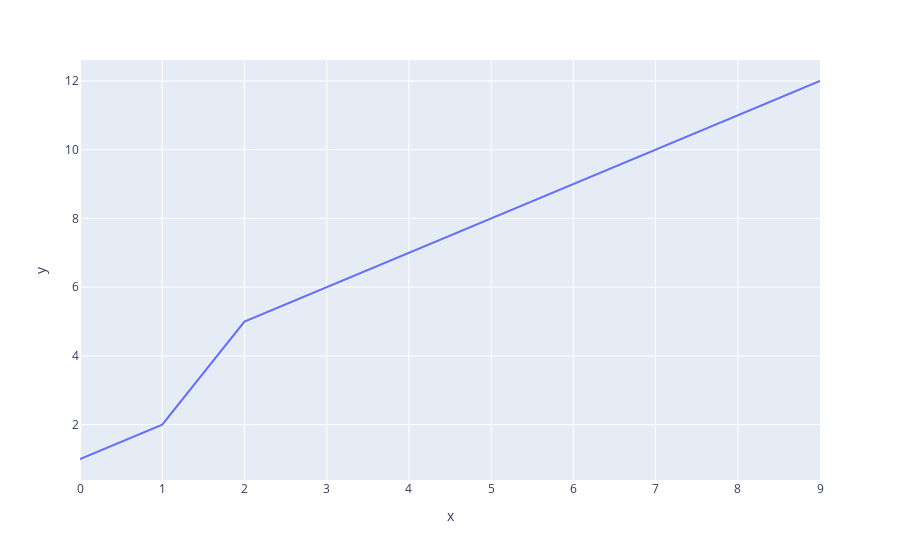

Write notebook code for a chart like this one.
### Code cell
px.line(y=[1,2,5,6,7,8,9,10,11,12])

### Figure 1 — Plotly figure (JSON) as saved in the notebook; plotly's stock layout.template omitted (floating-point values rounded to 4 significant figures)
{"data": [{"hovertemplate": "x=%{x}<br>y=%{y}<extra></extra>", "legendgroup": "", "line": {"color": "#636efa", "dash": "solid"}, "marker": {"symbol": "circle"}, "mode": "lines", "name": "", "orientation": "v", "showlegend": false, "type": "scatter", "x": [0, 1, 2, 3, 4, 5, 6, 7, 8, 9], "xaxis": "x", "y": [1, 2, 5, 6, 7, 8, 9, 10, 11, 12], "yaxis": "y"}], "layout": {"legend": {"tracegroupgap": 0}, "margin": {"t": 60}, "xaxis": {"anchor": "y", "domain": [0, 1], "title": {"text": "x"}}, "yaxis": {"anchor": "x", "domain": [0, 1], "title": {"text": "y"}}}}
